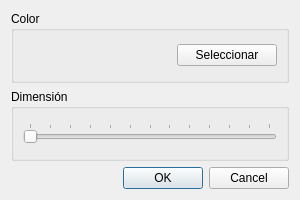
<?xml version="1.0" encoding="UTF-8"?>
<ui version="4.0">
 <class>Configuracion</class>
 <widget class="QDialog" name="Configuracion">
  <property name="geometry">
   <rect>
    <x>0</x>
    <y>0</y>
    <width>300</width>
    <height>200</height>
   </rect>
  </property>
  <property name="sizePolicy">
   <sizepolicy hsizetype="Fixed" vsizetype="Fixed">
    <horstretch>0</horstretch>
    <verstretch>0</verstretch>
   </sizepolicy>
  </property>
  <property name="windowTitle">
   <string>Dialog</string>
  </property>
  <layout class="QVBoxLayout" name="verticalLayout">
   <item>
    <widget class="QGroupBox" name="groupBox">
     <property name="title">
      <string>Color</string>
     </property>
     <layout class="QHBoxLayout" name="horizontalLayout">
      <item>
       <widget class="QWidget" name="wigetColor" native="true">
        <property name="minimumSize">
         <size>
          <width>50</width>
          <height>0</height>
         </size>
        </property>
        <property name="autoFillBackground">
         <bool>false</bool>
        </property>
       </widget>
      </item>
      <item>
       <widget class="QPushButton" name="btnColor">
        <property name="maximumSize">
         <size>
          <width>100</width>
          <height>16777215</height>
         </size>
        </property>
        <property name="text">
         <string>Seleccionar</string>
        </property>
       </widget>
      </item>
     </layout>
    </widget>
   </item>
   <item>
    <widget class="QGroupBox" name="groupBox_2">
     <property name="title">
      <string>Dimensión</string>
     </property>
     <layout class="QHBoxLayout" name="horizontalLayout_2">
      <item>
       <widget class="QSlider" name="inDimension">
        <property name="minimum">
         <number>10</number>
        </property>
        <property name="maximum">
         <number>70</number>
        </property>
        <property name="pageStep">
         <number>5</number>
        </property>
        <property name="value">
         <number>10</number>
        </property>
        <property name="orientation">
         <enum>Qt::Horizontal</enum>
        </property>
        <property name="tickPosition">
         <enum>QSlider::TicksAbove</enum>
        </property>
       </widget>
      </item>
     </layout>
    </widget>
   </item>
   <item>
    <widget class="QDialogButtonBox" name="buttonBox">
     <property name="orientation">
      <enum>Qt::Horizontal</enum>
     </property>
     <property name="standardButtons">
      <set>QDialogButtonBox::Cancel|QDialogButtonBox::Ok</set>
     </property>
    </widget>
   </item>
  </layout>
 </widget>
 <resources/>
 <connections>
  <connection>
   <sender>buttonBox</sender>
   <signal>accepted()</signal>
   <receiver>Configuracion</receiver>
   <slot>accept()</slot>
   <hints>
    <hint type="sourcelabel">
     <x>248</x>
     <y>254</y>
    </hint>
    <hint type="destinationlabel">
     <x>157</x>
     <y>274</y>
    </hint>
   </hints>
  </connection>
  <connection>
   <sender>buttonBox</sender>
   <signal>rejected()</signal>
   <receiver>Configuracion</receiver>
   <slot>reject()</slot>
   <hints>
    <hint type="sourcelabel">
     <x>316</x>
     <y>260</y>
    </hint>
    <hint type="destinationlabel">
     <x>286</x>
     <y>274</y>
    </hint>
   </hints>
  </connection>
 </connections>
</ui>
